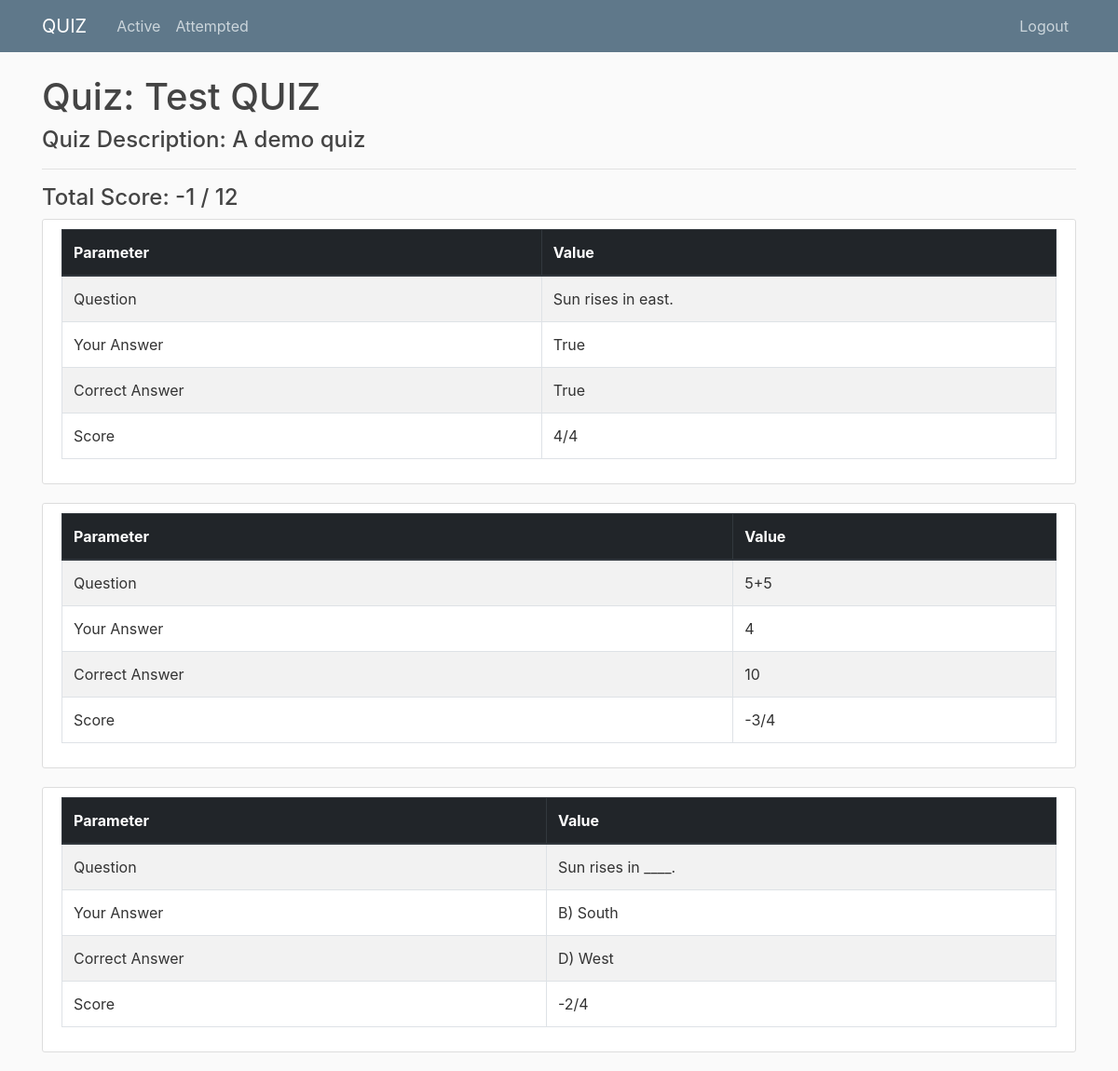
/attempt/25/result/ (signed in), run on the app's committed database.
### quiz/models.py (models this page shows, shortened)
class Questionaire(models.Model):
    title = models.CharField(max_length=100)
    description = models.CharField(max_length=500, blank=True)
    author = models.ForeignKey(User, on_delete=models.CASCADE)
    private = models.BooleanField(default=False)
    PIN = models.PositiveIntegerField(default=0)

class Response(models.Model):
    question = models.ForeignKey(Question, on_delete=models.CASCADE)
    user = models.ForeignKey(User, on_delete=models.CASCADE)
    def get_score(self):
        if self.question.check_answer(self.TypedResponse.answer):
            return self.question.reward
        else:
            return -self.question.penalty
    def description_dict(self):
        d = {}
        d['Question'] = self.question.question
        d['Your Answer'] = self.TypedResponse.answer
        d['Correct Answer'] = self.question.TypedQuestion.answer
        d['Score'] = f'{self.get_score()}/{self.question.reward}'
        return d
    @property
    def TypedResponse(self):
        try:
            return self.multiplechoiceresponse
        except MultipleChoiceResponse.DoesNotExist:
            pass
        try:
            return self.tfresponse
        except TFResponse.DoesNotExist:
            pass
        try:
            return self.numresponse
        except NumResponse.DoesNotExist:
            pass

class TFResponse(Response):
    answer = models.BooleanField()

class Question(models.Model):
    questionaire = models.ForeignKey(Questionaire, on_delete=models.CASCADE)
    question = models.CharField(max_length=500)
    reward = models.PositiveIntegerField(default=0)
    penalty = models.PositiveIntegerField(default=0)
    def check_answer(self, answer):
        return self.TypedQuestion.answer == answer
    @property
    def TypedQuestion(self):
        try:
            return self.multiplechoicequestion
        except MultipleChoiceQuestion.DoesNotExist:
            pass
        try:
            return self.tfquestion
        except TFQuestion.DoesNotExist:
            pass
        try:
            return self.numquestion
        except NumQuestion.DoesNotExist:
            pass

class NumResponse(Response):
    answer = models.IntegerField()

class MultipleChoiceResponse(Response):
    answer = models.CharField(max_length=1, choices=MCQ_TYPE_CHOICES)
    def description_dict(self):
        d = super().description_dict()
        d['Your Answer'] = f"{self.answer}) {self.question.TypedQuestion.get_option(self.answer)} "
        d['Correct Answer'] = f"{self.question.TypedQuestion.answer}) {self.question.TypedQuestion.get_option(self.question.TypedQuestion.answer)}"
        return d

### quiz/views.py (the view)
# urls.py: path('attempt/<int:pk>/result/', views.quiz_result, name='quiz-result'),
@login_required
def quiz_result(request, pk):
    if request.user.quizuser.user_type != 'QT':
        raise PermissionDenied
    if pk not in [q.pk for q in get_answered_quizzes(request.user)]:
        raise PermissionDenied
    quiz = Questionaire.objects.get(pk=pk)
    responses = Response.objects.filter(
        question__questionaire=quiz, user=request.user)
    responses = [r.TypedResponse for r in responses]
    context = {
        'responses': responses,
        'quiz': quiz,
        'score': sum([r.get_score() for r in responses]),
        'total': sum([r.question.reward for r in responses])
    }
    return render(request, 'quiz/quiz_result.html', context)

### quiz/models.py (called while the page is built)
    def get_option(self, option):
        if option == 'A':
            return self.option_A
        elif option == 'B':
            return self.option_B
        elif option == 'C':
            return self.option_C
        elif option == 'D':
            return self.option_D
        else:
            raise ValueError('Invalid option')

### quiz/views.py (called while the page is built)
def get_answered_quizzes(user):
    answered_questions = user.response_set.all()
    answered_quizzes_id = set(
        [q.question.questionaire.pk for q in answered_questions])
    return [Questionaire.objects.get(pk=q) for q in answered_quizzes_id]

### quiz/templates/quiz/quiz_result.html
{% extends "quiz/base.html" %}
{% block content %}
<h1>Quiz: {{ quiz.title }}</h1>
{% if quiz.description %}
<h4>Quiz Description: {{ quiz.description }}</h4>
{% endif %}
<hr>
<h4>Total Score: {{score}} / {{total}}</h4>
{% for response in responses %}
<article class="media content-section">
    <div class="media-body">
        <div class="table-responsive">
            <table class="table table-hover table-bordered table-striped">
                <thead class="thead-dark">
                    <tr>
                        <th scope="col">Parameter</th>
                        <th scope="col">Value</th>
                    </tr>
                </thead>
                <tbody>
                    {% for p,v in response.description_dict.items %}
                    <tr>
                        <td>{{ p }}</td>
                        <td>{{ v }}</td>
                    </tr>
                    {% endfor %}
                </tbody>
            </table>
        </div>
    </div>
</article>
{% endfor %}
{% endblock content %}

### quiz/static/quiz/main.css (style rules this page uses)
body { background: #fafafa; color: #333333; margin-top: 5rem; }
h1, h2, h3, h4, h5, h6 { color: #444444; }
.content-section { background: #ffffff; padding: 10px 20px; border: 1px solid #dddddd; border-radius: 3px; margin-bottom: 20px; }

### data on the page
Questionaire: title "Test QUIZ", description "A demo quiz"
TFResponse: description_dict "Question" "Your Answer" "Correct Answer" "Score", description_dict "True" "True" "4/4"
Question: description_dict "Sun rises in east."
NumResponse: description_dict "Question" "Your Answer" "Correct Answer" "Score", description_dict "4" "10" "-3/4"
Question: description_dict "5+5"
MultipleChoiceResponse: description_dict "Question" "Your Answer" "Correct Answer" "Score", description_dict "B) South" "D) West" "-2/4"
Question: description_dict "Sun rises in ____."

### other printed values
{{ score }} "-1"
{{ total }} "12"
